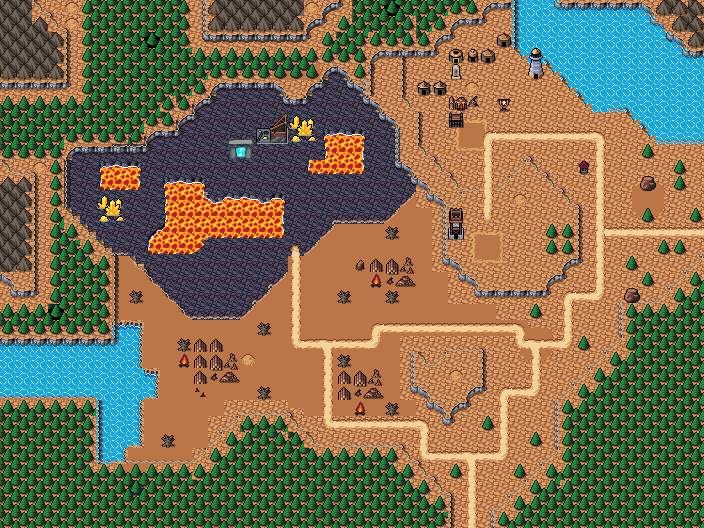

A 2D game scene composited from a Tiled map and its tileset images. What follows is a short description and the map's XML, with each tile layer's data collapsed to a summary:
An orthogonal 44x33 tile map with 16x16 px tiles, 5 tile layers (Collision, BackGroundSubDirt, BackGroundDirt, Background, ...), 4 tilesets and 42 objects.

<map version="1.10" tiledversion="1.10.1" orientation="orthogonal" renderorder="right-down" width="44" height="33" tilewidth="16" tileheight="16" infinite="0" nextlayerid="38" nextobjectid="243">
 <editorsettings>
  <export format="tmx" />
 </editorsettings>
 <tileset firstgid="1" source="../../tileset/main.tsx" />
 <tileset firstgid="10113" source="../../tileset/buildings.tsx" />
 <tileset firstgid="11905" source="../../tileset/FarmFood.tsx" />
 <tileset firstgid="16001" source="../../tileset/dungeon.tsx" />
 <layer id="37" name="Collision" width="44" height="33">
  <data>[1452 cells, 233 non-empty, 16 distinct tile ids]</data>
 </layer>
 <layer id="36" name="BackGroundSubDirt" width="44" height="33">
  <data>[1452 cells, 63 non-empty, 7 distinct tile ids]</data>
 </layer>
 <layer id="34" name="BackGroundDirt" width="44" height="33">
  <data>[1452 cells, 1380 non-empty, 36 distinct tile ids]</data>
 </layer>
 <layer id="33" name="Background" width="44" height="33">
  <data>[1452 cells, 914 non-empty, 92 distinct tile ids]</data>
 </layer>
 <layer id="35" name="Clutter" width="44" height="33">
  <properties>
   <property name="spriteLayer" type="bool" value="true" />
  </properties>
  <data>[1452 cells, 700 non-empty, 89 distinct tile ids]</data>
 </layer>
 <objectgroup id="12" name="Objects" opacity="0.9" offsetx="3.15789" offsety="7.89474">
  <object id="122" template="../../obj/enemy.tx" x="126.066" y="208.927">
   <properties>
    <property name="enemy" value="Dwarf Mercenary" />
    <property name="threatRange" type="int" value="20" />
   </properties>
  </object>
  <object id="137" template="../../obj/enemy.tx" x="437.766" y="377.391">
   <properties>
    <property name="enemy" value="Griffin" />
    <property name="threatRange" type="int" value="50" />
   </properties>
  </object>
  <object id="162" template="../../obj/enemy.tx" x="554.576" y="101.181">
   <properties>
    <property name="enemy" value="Camel" />
    <property name="threatRange" type="int" value="20" />
   </properties>
  </object>
  <object id="163" template="../../obj/waypoint.tx" x="591.506" y="140.065" />
  <object id="172" template="../../obj/waypoint.tx" x="311.202" y="205.285" />
  <object id="175" template="../../obj/waypoint.tx" x="540.3" y="365.843" />
  <object id="178" template="../../obj/enemy.tx" x="464.964" y="134.824">
   <properties>
    <property name="enemy" value="Loamspeaker" />
    <property name="threatRange" type="int" value="40" />
    <property name="waypoints" value="228,163" />
   </properties>
  </object>
  <object id="180" template="../../obj/waypoint.tx" x="105.695" y="175.417" />
  <object id="184" template="../../obj/waypoint.tx" x="335.19" y="156.503" />
  <object id="188" template="../../obj/manashards.tx" x="534.233" y="208.667" />
  <object id="189" template="../../obj/waypoint.tx" x="531.114" y="135.498" />
  <object id="191" template="../../obj/waypoint.tx" x="173.909" y="220.488" />
  <object id="194" template="../../obj/collision.tx" x="-3.9079" y="521.105" width="704" height="16" />
  <object id="195" template="../../obj/collision.tx" x="702.342" y="-7.9362" width="16" height="538.083" />
  <object id="196" template="../../obj/collision.tx" x="-17.6579" y="-8.9362" width="16" height="547.083" />
  <object id="199" template="../../obj/waypoint.tx" x="265.972" y="172.719" />
  <object id="201" template="../../obj/enemy.tx" x="591.03" y="232.382">
   <properties>
    <property name="enemy" value="Loamspeaker" />
    <property name="threatRange" type="int" value="40" />
    <property name="waypoints" value="163,230" />
   </properties>
  </object>
  <object id="202" template="../../obj/enemy.tx" x="149.313" y="411.754">
   <properties>
    <property name="enemy" value="Bull" />
    <property name="threatRange" type="int" value="40" />
   </properties>
  </object>
  <object id="206" template="../../obj/enemy.tx" x="479.231" y="246.814">
   <properties>
    <property name="enemy" value="Fire Dragon" />
   </properties>
  </object>
  <object id="210" template="../../obj/enemy.tx" x="312.797" y="341.822">
   <properties>
    <property name="enemy" value="Shaman of Zedruu" />
    <property name="threatRange" type="int" value="40" />
    <property name="waypoints" value="231,236" />
   </properties>
  </object>
  <object id="211" template="../../obj/enemy.tx" x="350.149" y="280.341">
   <properties>
    <property name="enemy" value="Shaman of Zedruu" />
    <property name="threatRange" type="int" value="40" />
   </properties>
  </object>
  <object id="213" template="../../obj/enemy.tx" x="221.884" y="213.937">
   <properties>
    <property name="enemy" value="Magma Fire Elemental" />
    <property name="threatRange" type="int" value="40" />
    <property name="waypoints" value="180,191,184,191" />
   </properties>
  </object>
  <object id="214" template="../../obj/enemy.tx" x="440.278" y="321.097">
   <properties>
    <property name="enemy" value="Shaman of Zedruu" />
    <property name="spawn.Hard" type="bool" value="true" />
    <property name="threatRange" type="int" value="30" />
    <property name="waypoints" value="233,232,231" />
   </properties>
  </object>
  <object id="223" template="../../obj/door_up.tx" x="463.842" y="524.605">
   <properties>
    <property name="teleport" value="../common/maps/map/zedruu/zedruu.tmx" />
   </properties>
  </object>
  <object id="225" template="../../obj/enemy.tx" x="503.727" y="394.454">
   <properties>
    <property name="enemy" value="Shaman of Zedruu" />
    <property name="threatRange" type="int" value="40" />
    <property name="waypoints" value="234,175" />
   </properties>
  </object>
  <object id="226" template="../../obj/enemy.tx" x="536.841" y="90.5883">
   <properties>
    <property name="enemy" value="Camel" />
    <property name="threatRange" type="int" value="20" />
   </properties>
  </object>
  <object id="227" template="../../obj/enemy.tx" x="194.666" y="420.426">
   <properties>
    <property name="enemy" value="Bull" />
    <property name="threatRange" type="int" value="40" />
   </properties>
  </object>
  <object id="228" template="../../obj/waypoint.tx" x="478.404" y="134.74" />
  <object id="229" template="../../obj/waypoint.tx" x="478.404" y="209.408" />
  <object id="230" template="../../obj/waypoint.tx" x="590.082" y="294.464" />
  <object id="231" template="../../obj/waypoint.tx" x="283.618" y="346.407" />
  <object id="232" template="../../obj/waypoint.tx" x="394.646" y="319.137" />
  <object id="233" template="../../obj/waypoint.tx" x="508.272" y="329.526" />
  <object id="234" template="../../obj/waypoint.tx" x="503.727" y="450.942" />
  <object id="235" template="../../obj/waypoint.tx" x="414.774" y="433.412" />
  <object id="236" template="../../obj/waypoint.tx" x="319.329" y="427.568" />
  <object id="237" template="../../obj/waypoint.tx" x="284.917" y="246.417" />
  <object id="238" template="../../obj/enemy.tx" x="285.567" y="285.374">
   <properties>
    <property name="enemy" value="Fire Giant" />
    <property name="threatRange" type="int" value="40" />
    <property name="waypoints" value="191,190,189" />
   </properties>
  </object>
  <object id="239" template="../../obj/door_up.tx" x="227.922" y="152.857" width="19.6114" height="29.1114">
   <properties>
    <property name="direction" value="down" />
    <property name="teleport" value="../common/maps/map/zedruu/zedruu_f3.tmx" />
   </properties>
  </object>
  <object id="240" template="../../obj/enemy.tx" x="173.889" y="376.924">
   <properties>
    <property name="enemy" value="Shaman of Zedruu" />
    <property name="threatRange" type="int" value="40" />
   </properties>
  </object>
  </objectgroup>
</map>
<!-- 2 of 42 objects omitted -->
